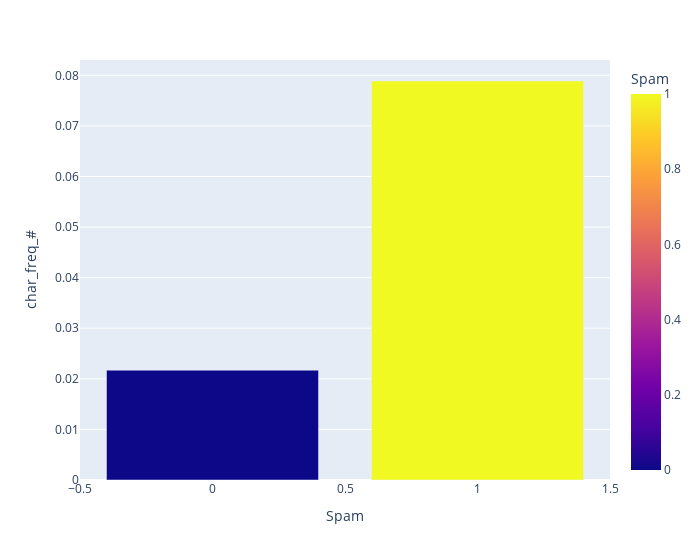

Here is the notebook cell this chart was saved with:
### Code cell
df_CR_Tot=df.groupby('Spam', as_index=False)['char_freq_#'].mean()
fig=px.bar(df_CR_Tot,x='Spam',y='char_freq_#',width=700, color='Spam')
fig.show()

### Figure 1 — Plotly figure (JSON) as saved in the notebook; plotly's stock layout.template omitted (floating-point values rounded to 4 significant figures)
{"data": [{"alignmentgroup": "True", "hovertemplate": "Spam=%{marker.color}<br>char_freq_#=%{y}<extra></extra>", "legendgroup": "", "marker": {"color": [0, 1], "coloraxis": "coloraxis", "pattern": {"shape": ""}}, "name": "", "offsetgroup": "", "orientation": "v", "showlegend": false, "textposition": "auto", "type": "bar", "x": [0, 1], "xaxis": "x", "y": [0.02171, 0.07888], "yaxis": "y"}], "layout": {"barmode": "relative", "coloraxis": {"colorbar": {"title": {"text": "Spam"}}, "colorscale": [[0, "#0d0887"], [0.1111, "#46039f"], [0.2222, "#7201a8"], [0.3333, "#9c179e"], [0.4444, "#bd3786"], [0.5556, "#d8576b"], [0.6667, "#ed7953"], [0.7778, "#fb9f3a"], [0.8889, "#fdca26"], [1, "#f0f921"]]}, "legend": {"tracegroupgap": 0}, "margin": {"t": 60}, "width": 700, "xaxis": {"anchor": "y", "domain": [0, 1], "title": {"text": "Spam"}}, "yaxis": {"anchor": "x", "domain": [0, 1], "title": {"text": "char_freq_#"}}}}
